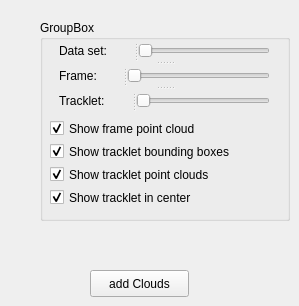
       <widget class="QWidget" name="tab_2">
        <attribute name="title">
         <string>Tab 2</string>
        </attribute>
        <widget class="QGroupBox" name="groupBox">
         <property name="geometry">
          <rect>
           <x>40</x>
           <y>20</y>
           <width>250</width>
           <height>201</height>
          </rect>
         </property>
         <property name="minimumSize">
          <size>
           <width>250</width>
           <height>0</height>
          </size>
         </property>
         <property name="title">
          <string>GroupBox</string>
         </property>
         <widget class="QSplitter" name="splitter_14">
          <property name="geometry">
           <rect>
            <x>19</x>
            <y>20</y>
            <width>211</width>
            <height>71</height>
           </rect>
          </property>
          <property name="orientation">
           <enum>Qt::Vertical</enum>
          </property>
          <widget class="QSplitter" name="splitter_11">
           <property name="orientation">
            <enum>Qt::Horizontal</enum>
           </property>
           <widget class="QLabel" name="label_dataSet">
            <property name="text">
             <string>Data set:</string>
            </property>
           </widget>
           <widget class="QSlider" name="slider_dataSet">
            <property name="orientation">
             <enum>Qt::Horizontal</enum>
            </property>
           </widget>
          </widget>
          <widget class="QSplitter" name="splitter_12">
           <property name="orientation">
            <enum>Qt::Horizontal</enum>
           </property>
           <widget class="QLabel" name="label_frame">
            <property name="text">
             <string>Frame:</string>
            </property>
           </widget>
           <widget class="QSlider" name="slider_frame">
            <property name="orientation">
             <enum>Qt::Horizontal</enum>
            </property>
           </widget>
          </widget>
          <widget class="QSplitter" name="splitter_13">
           <property name="orientation">
            <enum>Qt::Horizontal</enum>
           </property>
           <widget class="QLabel" name="label_tracklet">
            <property name="text">
             <string>Tracklet:</string>
            </property>
           </widget>
           <widget class="QSlider" name="slider_tracklet">
            <property name="orientation">
             <enum>Qt::Horizontal</enum>
            </property>
           </widget>
          </widget>
         </widget>
         <widget class="QCheckBox" name="checkBox_showFramePointCloud">
          <property name="enabled">
           <bool>true</bool>
          </property>
          <property name="geometry">
           <rect>
            <x>10</x>
            <y>100</y>
            <width>235</width>
            <height>17</height>
           </rect>
          </property>
          <property name="text">
           <string>Show frame point cloud</string>
          </property>
          <property name="checked">
           <bool>true</bool>
          </property>
         </widget>
         <widget class="QCheckBox" name="checkBox_showTrackletBoundingBoxes">
          <property name="geometry">
           <rect>
            <x>10</x>
            <y>123</y>
            <width>235</width>
            <height>17</height>
           </rect>
          </property>
          <property name="text">
           <string>Show tracklet bounding boxes</string>
          </property>
          <property name="checked">
           <bool>true</bool>
          </property>
         </widget>
         <widget class="QCheckBox" name="checkBox_showTrackletPointClouds">
          <property name="geometry">
           <rect>
            <x>10</x>
            <y>146</y>
            <width>235</width>
            <height>17</height>
           </rect>
          </property>
          <property name="text">
           <string>Show tracklet point clouds</string>
          </property>
          <property name="checked">
           <bool>true</bool>
          </property>
         </widget>
         <widget class="QCheckBox" name="checkBox_showTrackletInCenter">
          <property name="geometry">
           <rect>
            <x>10</x>
            <y>169</y>
            <width>235</width>
            <height>17</height>
           </rect>
          </property>
          <property name="text">
           <string>Show tracklet in center</string>
          </property>
          <property name="checked">
           <bool>true</bool>
          </property>
         </widget>
        </widget>
        <widget class="QPushButton" name="addClouds">
         <property name="geometry">
          <rect>
           <x>90</x>
           <y>270</y>
           <width>99</width>
           <height>27</height>
          </rect>
         </property>
         <property name="text">
          <string>add Clouds</string>
         </property>
        </widget>
       </widget>
